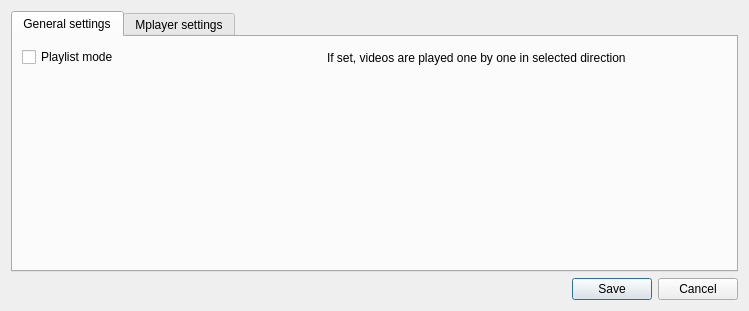
<?xml version="1.0" encoding="UTF-8"?>
<ui version="4.0">
 <class>SettingsEditor</class>
 <widget class="QDialog" name="SettingsEditor">
  <property name="windowModality">
   <enum>Qt::ApplicationModal</enum>
  </property>
  <property name="geometry">
   <rect>
    <x>0</x>
    <y>0</y>
    <width>749</width>
    <height>311</height>
   </rect>
  </property>
  <property name="sizePolicy">
   <sizepolicy hsizetype="Preferred" vsizetype="Preferred">
    <horstretch>0</horstretch>
    <verstretch>0</verstretch>
   </sizepolicy>
  </property>
  <property name="windowTitle">
   <string>Settings</string>
  </property>
  <layout class="QGridLayout" name="gridLayout">
   <item row="0" column="0">
    <widget class="QTabWidget" name="settingsTabWidget">
     <property name="currentIndex">
      <number>0</number>
     </property>
     <widget class="QWidget" name="generalSettingsTab">
      <attribute name="title">
       <string>General settings</string>
      </attribute>
      <layout class="QGridLayout" name="gridLayout_2">
       <item row="0" column="0">
        <layout class="QVBoxLayout" name="verticalLayout_2">
         <item>
          <layout class="QHBoxLayout" name="horizontalLayout_4">
           <item>
            <widget class="QCheckBox" name="checkboxPlaylistMode">
             <property name="text">
              <string>Playlist mode</string>
             </property>
            </widget>
           </item>
           <item>
            <spacer name="horizontalSpacer_5">
             <property name="orientation">
              <enum>Qt::Horizontal</enum>
             </property>
             <property name="sizeType">
              <enum>QSizePolicy::Expanding</enum>
             </property>
             <property name="sizeHint" stdset="0">
              <size>
               <width>13</width>
               <height>23</height>
              </size>
             </property>
            </spacer>
           </item>
           <item>
            <widget class="QLabel" name="labelPlaylistMode">
             <property name="minimumSize">
              <size>
               <width>400</width>
               <height>0</height>
              </size>
             </property>
             <property name="layoutDirection">
              <enum>Qt::LeftToRight</enum>
             </property>
             <property name="text">
              <string>If set, videos are played one by one in selected direction</string>
             </property>
             <property name="wordWrap">
              <bool>false</bool>
             </property>
            </widget>
           </item>
          </layout>
         </item>
         <item>
          <layout class="QHBoxLayout" name="horizontalLayout_7"/>
         </item>
         <item>
          <spacer name="verticalSpacer">
           <property name="orientation">
            <enum>Qt::Vertical</enum>
           </property>
           <property name="sizeType">
            <enum>QSizePolicy::Expanding</enum>
           </property>
           <property name="sizeHint" stdset="0">
            <size>
             <width>17</width>
             <height>13</height>
            </size>
           </property>
          </spacer>
         </item>
        </layout>
       </item>
      </layout>
     </widget>
     <widget class="QWidget" name="mplayerSettingsTab">
      <attribute name="title">
       <string>Mplayer settings</string>
      </attribute>
      <attribute name="toolTip">
       <string>These settings override mplayer configuration, but don't modify .mplayer/config file</string>
      </attribute>
      <layout class="QGridLayout" name="gridLayout_3">
       <item row="0" column="0">
        <layout class="QVBoxLayout" name="verticalLayout">
         <item>
          <layout class="QHBoxLayout" name="horizontalLayout_3">
           <item>
            <widget class="QLabel" name="labelVo">
             <property name="sizePolicy">
              <sizepolicy hsizetype="Preferred" vsizetype="Preferred">
               <horstretch>0</horstretch>
               <verstretch>0</verstretch>
              </sizepolicy>
             </property>
             <property name="layoutDirection">
              <enum>Qt::LeftToRight</enum>
             </property>
             <property name="text">
              <string>Video output</string>
             </property>
            </widget>
           </item>
           <item>
            <spacer name="horizontalSpacer_3">
             <property name="orientation">
              <enum>Qt::Horizontal</enum>
             </property>
             <property name="sizeHint" stdset="0">
              <size>
               <width>40</width>
               <height>20</height>
              </size>
             </property>
            </spacer>
           </item>
           <item>
            <widget class="QComboBox" name="valueVo">
             <property name="sizePolicy">
              <sizepolicy hsizetype="Minimum" vsizetype="Fixed">
               <horstretch>0</horstretch>
               <verstretch>0</verstretch>
              </sizepolicy>
             </property>
             <property name="minimumSize">
              <size>
               <width>100</width>
               <height>0</height>
              </size>
             </property>
             <property name="maximumSize">
              <size>
               <width>100</width>
               <height>16777215</height>
              </size>
             </property>
             <item>
              <property name="text">
               <string>&lt;Default&gt;</string>
              </property>
             </item>
             <item>
              <property name="text">
               <string>xv</string>
              </property>
             </item>
             <item>
              <property name="text">
               <string>x11</string>
              </property>
             </item>
             <item>
              <property name="text">
               <string>vaapi</string>
              </property>
             </item>
             <item>
              <property name="text">
               <string>gl</string>
              </property>
             </item>
             <item>
              <property name="text">
               <string>gl_nosw</string>
              </property>
             </item>
             <item>
              <property name="text">
               <string>xinit</string>
              </property>
             </item>
            </widget>
           </item>
          </layout>
         </item>
         <item>
          <layout class="QHBoxLayout" name="horizontalLayout_2">
           <item>
            <widget class="QLabel" name="labelOsd">
             <property name="text">
              <string>OSD level</string>
             </property>
            </widget>
           </item>
           <item>
            <spacer name="horizontalSpacer_2">
             <property name="orientation">
              <enum>Qt::Horizontal</enum>
             </property>
             <property name="sizeHint" stdset="0">
              <size>
               <width>40</width>
               <height>20</height>
              </size>
             </property>
            </spacer>
           </item>
           <item>
            <widget class="QComboBox" name="valueOsd">
             <property name="sizePolicy">
              <sizepolicy hsizetype="Minimum" vsizetype="Fixed">
               <horstretch>0</horstretch>
               <verstretch>0</verstretch>
              </sizepolicy>
             </property>
             <property name="minimumSize">
              <size>
               <width>100</width>
               <height>0</height>
              </size>
             </property>
             <property name="maximumSize">
              <size>
               <width>100</width>
               <height>16777215</height>
              </size>
             </property>
             <property name="currentIndex">
              <number>3</number>
             </property>
             <item>
              <property name="text">
               <string>No OSD</string>
              </property>
             </item>
             <item>
              <property name="text">
               <string>Scrolling only</string>
              </property>
             </item>
             <item>
              <property name="text">
               <string>Current time</string>
              </property>
             </item>
             <item>
              <property name="text">
               <string>Full</string>
              </property>
             </item>
            </widget>
           </item>
          </layout>
         </item>
         <item>
          <layout class="QHBoxLayout" name="horizontalLayout">
           <property name="rightMargin">
            <number>85</number>
           </property>
           <item>
            <widget class="QLabel" name="labelNormalizedVolume">
             <property name="text">
              <string>Force normalized volume</string>
             </property>
            </widget>
           </item>
           <item>
            <spacer name="horizontalSpacer">
             <property name="orientation">
              <enum>Qt::Horizontal</enum>
             </property>
             <property name="sizeHint" stdset="0">
              <size>
               <width>40</width>
               <height>20</height>
              </size>
             </property>
            </spacer>
           </item>
           <item>
            <widget class="QCheckBox" name="checkboxNormalizedVolume">
             <property name="text">
              <string/>
             </property>
            </widget>
           </item>
          </layout>
         </item>
         <item>
          <spacer name="verticalSpacer_2">
           <property name="orientation">
            <enum>Qt::Vertical</enum>
           </property>
           <property name="sizeHint" stdset="0">
            <size>
             <width>20</width>
             <height>13</height>
            </size>
           </property>
          </spacer>
         </item>
        </layout>
       </item>
      </layout>
     </widget>
    </widget>
   </item>
   <item row="1" column="0">
    <widget class="QDialogButtonBox" name="buttonBox">
     <property name="orientation">
      <enum>Qt::Horizontal</enum>
     </property>
     <property name="standardButtons">
      <set>QDialogButtonBox::Cancel|QDialogButtonBox::Save</set>
     </property>
     <property name="centerButtons">
      <bool>false</bool>
     </property>
    </widget>
   </item>
  </layout>
 </widget>
 <resources/>
 <connections>
  <connection>
   <sender>buttonBox</sender>
   <signal>accepted()</signal>
   <receiver>SettingsEditor</receiver>
   <slot>accept()</slot>
   <hints>
    <hint type="sourcelabel">
     <x>258</x>
     <y>125</y>
    </hint>
    <hint type="destinationlabel">
     <x>157</x>
     <y>274</y>
    </hint>
   </hints>
  </connection>
  <connection>
   <sender>buttonBox</sender>
   <signal>rejected()</signal>
   <receiver>SettingsEditor</receiver>
   <slot>reject()</slot>
   <hints>
    <hint type="sourcelabel">
     <x>161</x>
     <y>112</y>
    </hint>
    <hint type="destinationlabel">
     <x>161</x>
     <y>67</y>
    </hint>
   </hints>
  </connection>
 </connections>
</ui>
